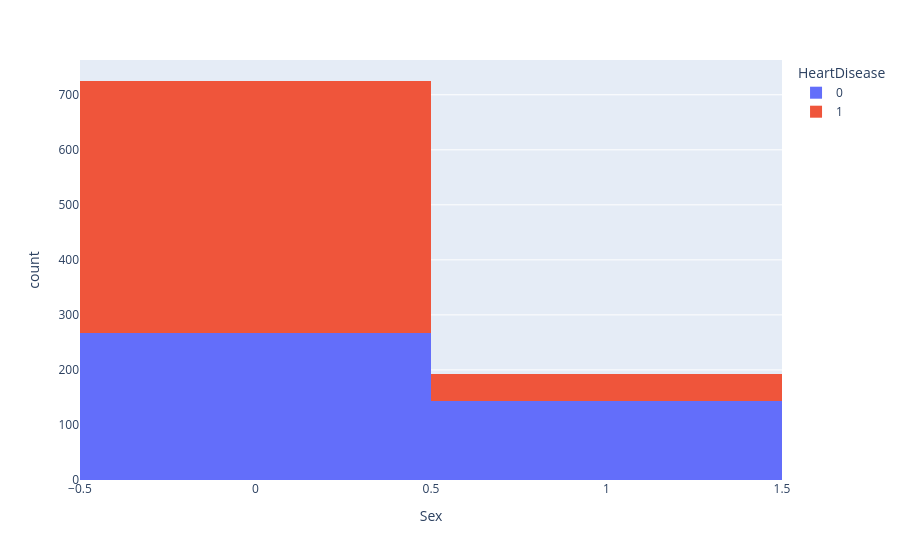

Notebook code cell kept with this figure:
### Markdown cell above
SEX vs HEART DISEASE

### Code cell
px.histogram(heart_df,x='Sex', color='HeartDisease')

### Figure 1 — Plotly figure (JSON) as saved in the notebook; plotly's stock layout.template omitted (floating-point values rounded to 4 significant figures; data arrays with more than 128 entries replaced by an {"elided": "..."} marker saying what was removed)
{"data": [{"alignmentgroup": "True", "bingroup": "x", "hovertemplate": "HeartDisease=0<br>Sex=%{x}<br>count=%{y}<extra></extra>", "legendgroup": "0", "marker": {"color": "#636efa", "pattern": {"shape": ""}}, "name": "0", "offsetgroup": "0", "orientation": "v", "showlegend": true, "type": "histogram", "x": {"elided": "410 int values"}, "xaxis": "x", "yaxis": "y"}, {"alignmentgroup": "True", "bingroup": "x", "hovertemplate": "HeartDisease=1<br>Sex=%{x}<br>count=%{y}<extra></extra>", "legendgroup": "1", "marker": {"color": "#EF553B", "pattern": {"shape": ""}}, "name": "1", "offsetgroup": "1", "orientation": "v", "showlegend": true, "type": "histogram", "x": {"elided": "508 int values"}, "xaxis": "x", "yaxis": "y"}], "layout": {"autosize": true, "barmode": "relative", "legend": {"title": {"text": "HeartDisease"}, "tracegroupgap": 0}, "margin": {"t": 60}, "xaxis": {"anchor": "y", "autorange": true, "domain": [0, 1], "range": [-0.5, 1.5], "title": {"text": "Sex"}, "type": "linear"}, "yaxis": {"anchor": "x", "autorange": true, "domain": [0, 1], "range": [0, 763.2], "title": {"text": "count"}}}}
